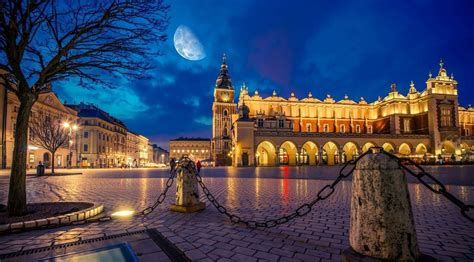
#> input picture Photos/6.jpg, 474 x 262 px, found by its file name
$ jupyter execute 'Lab7_Filtracja obrazów w dziedzinie częstotliwości.ipynb'
#> lines starting #> are read from the running program, lines starting #| are printed output that depends on the picture; long printed decimals are rounded
# Lab: Filtracja obrazów w dziedzinie częstotliwości
## 1. Wprowadzenie

Filtracja w dziedzinie częstotliwości polega na modyfikacji widma sygnału (obrazu) po wykonaniu dyskretnej transformaty Fouriera (DFT).
Obraz przestrzenny → widmo częstotliwościowe → filtracja → obraz po odwrotnej FFT.

## 2. Cele laboratorium

- Poznanie przekształcenia FFT obrazów.
- Zastosowanie filtrów w dziedzinie częstotliwości (LPF, HPF, BPF).
- Rekonstrukcja obrazu po filtracji.
- Analiza charakteru filtrów i ich efektu na obraz.

### Wczytanie obrazu i przygotowanie

[cell 1]
import cv2
import numpy as np
import matplotlib.pyplot as plt

obraz1=r"C:\Users\USER098\Documents\GitHub\ImageProcessingLessons\Photos\3.jpg"
obraz2=r"C:\Users\USER098\Documents\GitHub\ImageProcessingLessons\Photos\4.jpg"
obraz3=r"C:\Users\USER098\Documents\GitHub\ImageProcessingLessons\Photos\5.jpg"
obraz4=r"C:\Users\USER098\Documents\GitHub\ImageProcessingLessons\Photos\6.jpg"

obraz=obraz4
# Wczytanie obrazu
img = cv2.imread(obraz, cv2.IMREAD_GRAYSCALE).astype(np.float32)
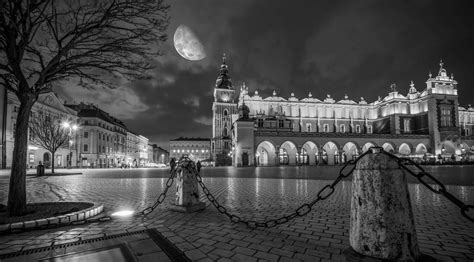
#> img: shape (262, 474) float32; min 0, max 255, mean 71.2

plt.figure(figsize=(5,5))
plt.imshow(img, cmap='gray')
plt.title("Obraz oryginalny")
plt.axis("off")
plt.show()

### Filtr 1 — LPF (Low-Pass Filter)

LPF zachowuje niskie częstotliwości (gładkie zmiany), usuwa wysokie (szum, krawędzie).
Geometria: maska kołowa.

[cell 2]
import numpy as np
import matplotlib.pyplot as plt
from PIL import Image

# ---------------------------------------------------------
# Wczytanie obrazu (jeśli już masz img, pominąć)
# ---------------------------------------------------------
# img = np.array(Image.open("4.png").convert("L"), dtype=np.float32)

# ---------------------------------------------------------
# 1. FFT + przesunięcie widma
# ---------------------------------------------------------
fft = np.fft.fft2(img)
fft_shift = np.fft.fftshift(fft)

# ---------------------------------------------------------
# 2. Tworzenie maski LPF na srodek (corw)
# ---------------------------------------------------------
rows, cols = img.shape
#> rows = 262; cols = 474
crow, ccol = rows // 2, cols // 2
#> crow = 131; ccol = 237

r = 40  # promień LPF
mask_lpf = np.zeros((rows, cols), np.uint8)

y, x = np.ogrid[:rows, :cols]
#> y = 262 values from 0 to 261
mask_lpf[(x - ccol)**2 + (y - crow)**2 <= r*r] = 1

# ---------------------------------------------------------
# 3. Filtracja w dziedzinie częstotliwości
# ---------------------------------------------------------
lpf_shift = fft_shift * mask_lpf
lpf_back = np.abs(np.fft.ifft2(np.fft.ifftshift(lpf_shift)))
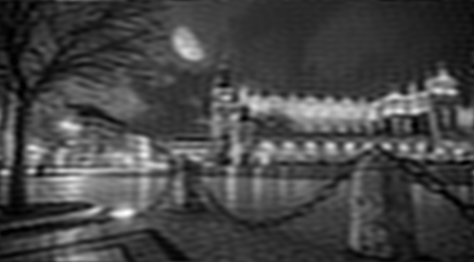
#> lpf_back: shape (262, 474) float64; min 0.0323, max 260, mean 71.2; drawn with min black and max white

# ---------------------------------------------------------
# 4. Wizualizacja
# ---------------------------------------------------------
plt.figure(figsize=(12, 5))

plt.subplot(1, 2, 1)
plt.imshow(mask_lpf, cmap="gray")
plt.title("Maska LPF")
plt.axis("off")

plt.subplot(1, 2, 2)
plt.imshow(lpf_back, cmap="gray")
plt.title("Obraz po LPF")
plt.axis("off")

plt.show()
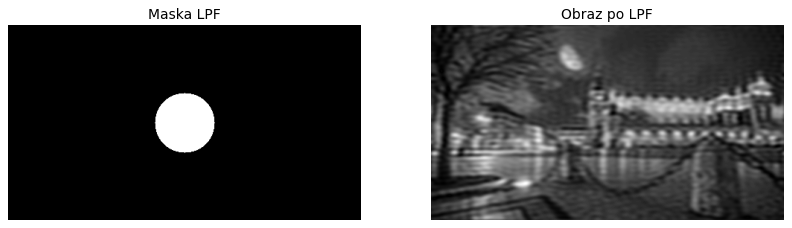
#> figure drawn by matplotlib, 2 panels

### Filtr 2 — HPF (High-Pass Filter)
HPF usuwa niskie częstotliwości, wzmacnia krawędzie i detale.

[cell 3]
mask_hpf = 1 - mask_lpf

hpf_shift = fft_shift * mask_hpf
hpf_back = np.abs(np.fft.ifft2(np.fft.ifftshift(hpf_shift)))
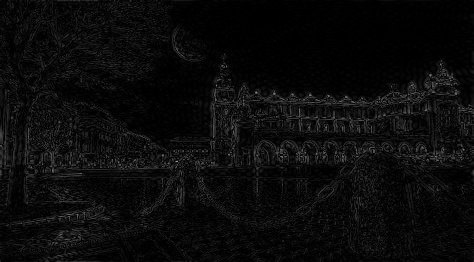
#> hpf_back: shape (262, 474) float64; min 5.66e-05, max 159.2, mean 11.6

plt.figure(figsize=(12,5))

plt.subplot(1,2,1)
plt.imshow(mask_hpf, cmap="gray")
plt.title("Maska HPF")

plt.subplot(1,2,2)
plt.imshow(hpf_back, cmap="gray")
plt.title("Obraz po HPF")
plt.axis("off")

plt.show()
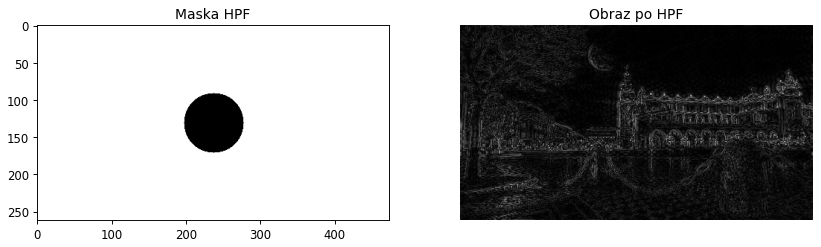
#> figure drawn by matplotlib, 2 panels

### Filtr 3 — BPF (Band-Pass Filter)

BPF przepuszcza tylko środkowy zakres częstotliwości.

[cell 4]
mask_bpf = np.zeros((rows, cols), np.uint8)
r1, r2 = 20, 80
mask_bpf[((x-ccol)**2 + (y-crow)**2 >= r1*r1) &
         ((x-ccol)**2 + (y-crow)**2 <= r2*r2)] = 1

bpf_shift = fft_shift * mask_bpf
bpf_back = np.abs(np.fft.ifft2(np.fft.ifftshift(bpf_shift)))
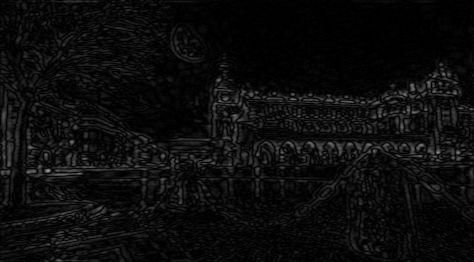
#> bpf_back: shape (262, 474) float64; min 9.22e-07, max 155.4, mean 12.8

plt.figure(figsize=(12,5))
plt.subplot(1,2,1)
plt.imshow(mask_bpf, cmap='gray')
plt.title("Maska BPF")

plt.subplot(1,2,2)
plt.imshow(bpf_back, cmap='gray')
plt.title("Obraz po BPF")
plt.axis("off")

plt.show()
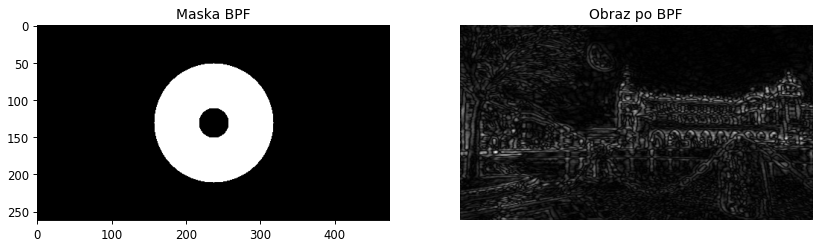
#> figure drawn by matplotlib, 2 panels

### Porównanie filtrów

[cell 5]
plt.figure(figsize=(10,8))

plt.subplot(2,2,1)
plt.imshow(img, cmap='gray')
plt.title("Oryginał")
plt.axis("off")

plt.subplot(2,2,2)
plt.imshow(lpf_back, cmap='gray')
plt.title("LPF — wygładzenie")
plt.axis("off")

plt.subplot(2,2,3)
plt.imshow(hpf_back, cmap='gray')
plt.title("HPF — krawędzie")
plt.axis("off")

plt.subplot(2,2,4)
plt.imshow(bpf_back, cmap='gray')
plt.title("BPF — częstotliwości średnie")
plt.axis("off")

plt.show()

### Analiza błędu rekonstrukcji

Porównujemy obraz przed i po filtracji, używając MSE i PSNR.

[cell 6]
import numpy as np

def mse(a, b):
    return np.mean((a - b) ** 2)

def psnr(a, b):
    MSE = mse(a, b)
    if MSE == 0:
        return 999
    return 10 * np.log10((255 * 255) / MSE)

# --- MSE ---
mse_lpf = mse(img, lpf_back)
#> mse_lpf = 309.9
mse_hpf = mse(img, hpf_back)
#> mse_hpf = 5255
mse_bpf = mse(img, bpf_back)
#> mse_bpf = 5093

print("=== MSE ===")
print("LPF:", mse_lpf)
#| LPF: 309.924
print("HPF:", mse_hpf)
#| HPF: 5255.047
print("BPF:", mse_bpf)
#| BPF: 5093.049

# --- PSNR ---
print("\n=== PSNR ===")
print("LPF:", psnr(img, lpf_back))
#> in psnr, `MSE = mse(a, b)`: MSE = 309.9
#| LPF: 23.218
print("HPF:", psnr(img, hpf_back))
#| HPF: 10.925
print("BPF:", psnr(img, bpf_back))
#| BPF: 11.061

### Histogramy błędów filtracji

Histogram błędu przedstawia rozkład wartości różnic pomiędzy obrazem oryginalnym a obrazem przefiltrowanym.
Dla danego filtra definiuje się błąd jako:

$$
e(x,y) = I(x,y) - \hat{I}(x,y)
$$

gdzie:

- \(I(x,y)\) — obraz oryginalny,
- \(\hat{I}(x,y)\) — obraz po filtracji (LPF, HPF lub BPF).

Histogram obrazuje liczbę pikseli przyjmujących określoną wartość błędu \(e(x,y)\).
Interpretacja rozkładu:

- koncentracja wartości wokół zera ⇒ filtr zachowuje większość informacji obrazu (mała degradacja);
- szeroki rozkład ⇒ filtr wprowadza znaczące zmiany (duże rekonstrukcyjne resztki);
- asymetria rozkładu ⇒ systematyczne przesunięcie wartości (np. tłumienie/wyostrzanie);
- ogony rozkładu ⇒ rzadkie, lecz silne lokalne zaburzenia (hotspoty / artefakty).

Dla czytelnej analizy wykresów zaleca się porównanie histogramów kilku filtrów w tej samej skali osi (także ograniczenie zakresu wartości błędu).

[cell 7]
errors = {
    "LPF": img - lpf_back,
    "HPF": img - hpf_back,
    "BPF": img - bpf_back,
}

plt.figure(figsize=(12,8))

for i, (name, err) in enumerate(errors.items()):
    plt.subplot(3,1,i+1)
    plt.hist(err.flatten(), bins=50, color='k')
    plt.title(f"Histogram błędu — {name}")
#> this loop made 3 passes
#> name on passes 1 to 3: 'LPF', 'HPF', 'BPF'

plt.tight_layout()
plt.show()
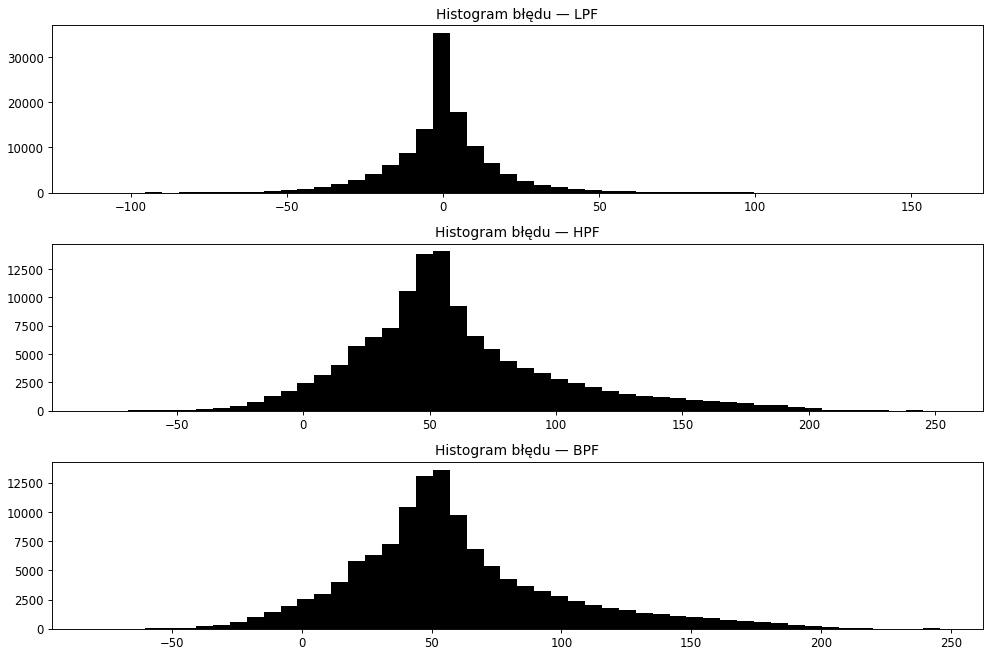
#> figure drawn by matplotlib, 3 panels; panel 1: tallest bar 35253 high, from x = -3.24 to 2.18; panel 2: tallest bar 14049 high, from x = 51.19 to 57.88; panel 3: tallest bar 13626 high, from x = 50.44 to 56.96

$ run again, with Photos/1.jpg copied over Photos/6.jpg
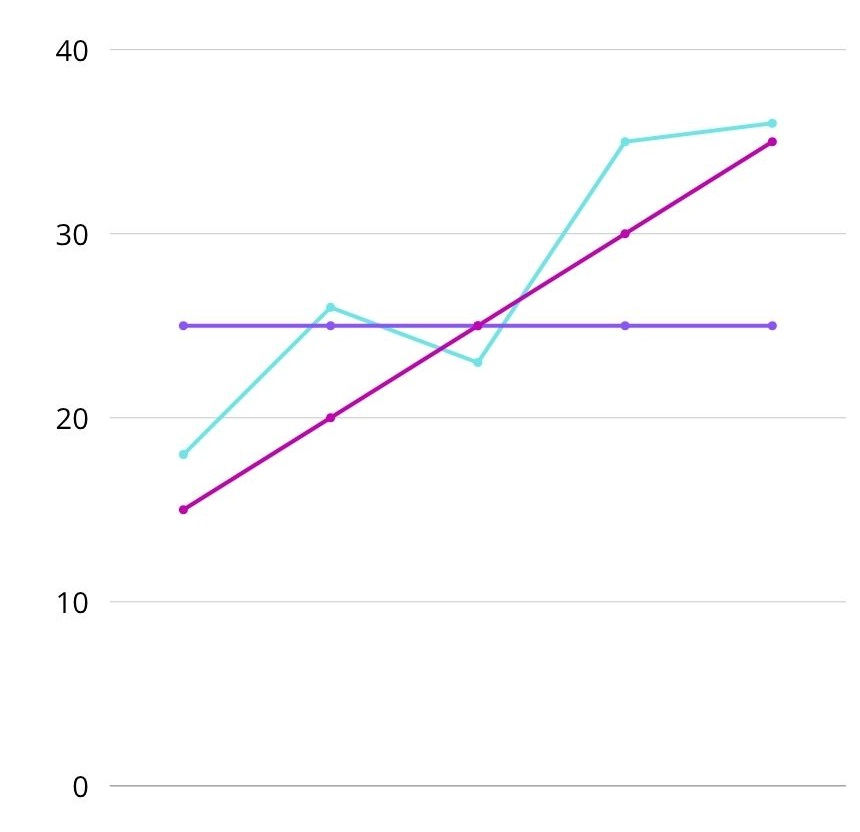
#> input picture Photos/1.jpg, 860 x 832 px, found by its file name
#> `plt.show()`:
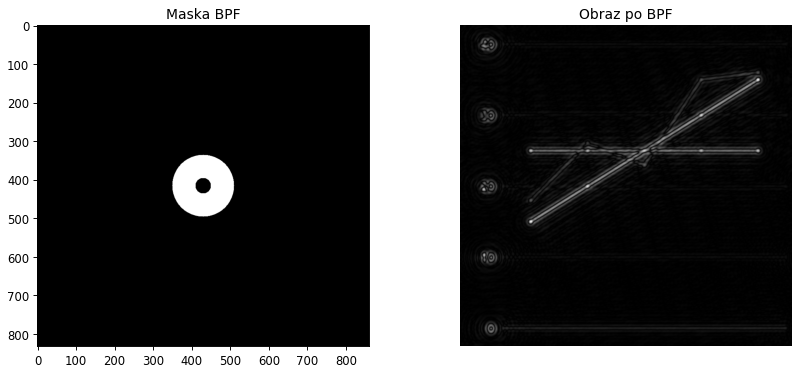
#> figure drawn by matplotlib, 2 panels
#> mse_lpf = 161.6
#> mse_hpf = 62445.8
#> mse_bpf = 62087.3
#| LPF: 161.612
#| HPF: 62445.824
#| BPF: 62087.305
#> MSE = 161.6
#| LPF: 26.046
#| HPF: 0.1758
#| BPF: 0.2008
#> the loop `for i, (name, err) in enumerate(errors.items()):` made 3 passes
#> name on passes 1 to 3: 'LPF', 'HPF', 'BPF'
#> `plt.show()`:
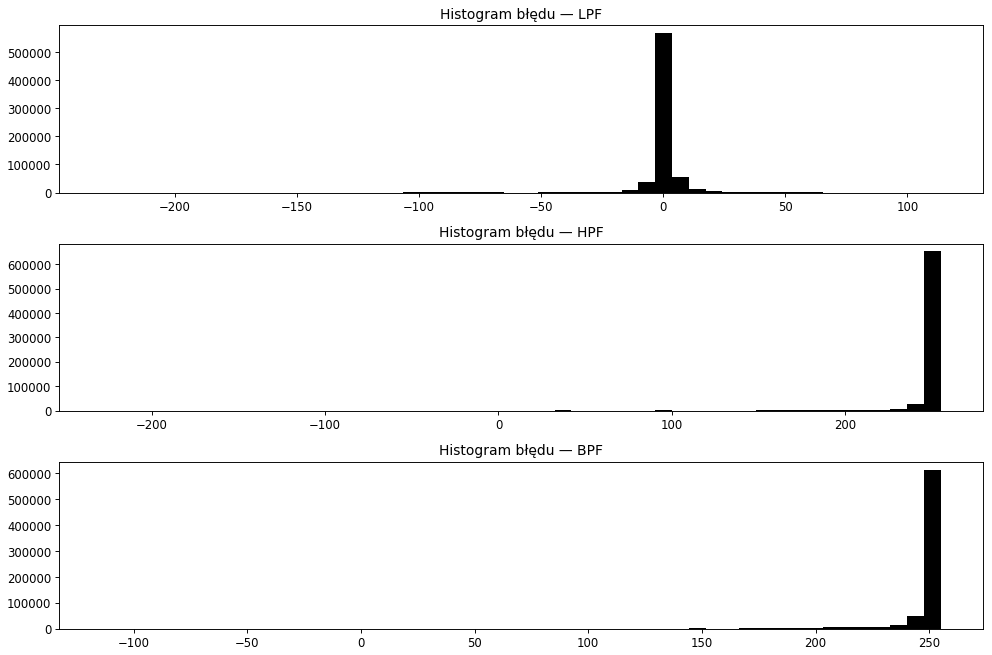
#> figure drawn by matplotlib, 3 panels; panel 1: tallest bar 565602 high, from x = -3.3 to 3.58; panel 2: tallest bar 651711 high, from x = 245.3 to 255; panel 3: tallest bar 614641 high, from x = 247.6 to 255

$ run again, with Photos/2.jpg copied over Photos/6.jpg
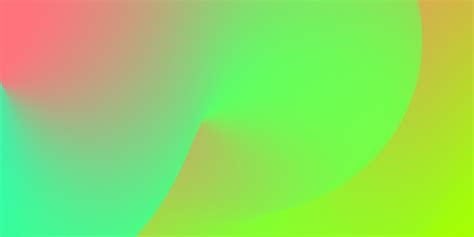
#> input picture Photos/2.jpg, 474 x 237 px, found by its file name
#> `plt.show()`:
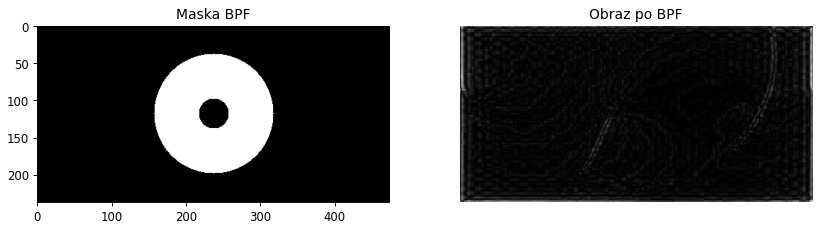
#> figure drawn by matplotlib, 2 panels
#> mse_lpf = 1.06
#> mse_hpf = 33218.3
#> mse_bpf = 33128.5
#| LPF: 1.059
#| HPF: 33218.288
#| BPF: 33128.534
#> MSE = 1.06
#| LPF: 47.881
#| HPF: 2.917
#| BPF: 2.929
#> the loop `for i, (name, err) in enumerate(errors.items()):` made 3 passes
#> name on passes 1 to 3: 'LPF', 'HPF', 'BPF'
#> `plt.show()`:
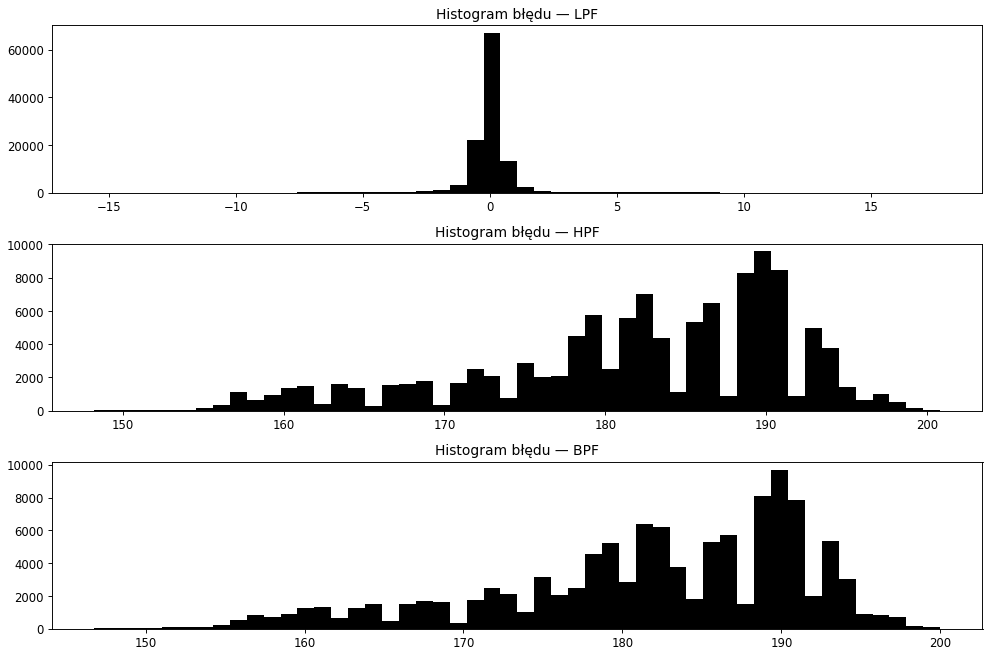
#> figure drawn by matplotlib, 3 panels; panel 1: tallest bar 66859 high, from x = -0.247 to 0.419; panel 2: tallest bar 9573 high, from x = 189.3 to 190.3; panel 3: tallest bar 9709 high, from x = 189.4 to 190.4
